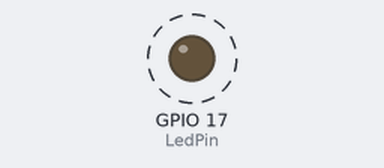
Bench run of a program on a simulated Raspberry Pi (BCM pin numbers). On the bench: output pins drawn as LEDs (lit = HIGH). Dashed ring = blinking. What the program prints to the terminal is not drawn.

Above: at 0.2 s.
Timing chart, 0 to 3.0 s (numbered marks = the images above):
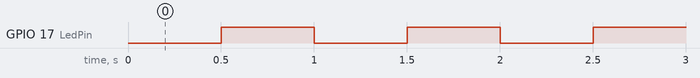

The program:

laser.py
```python
"""
以固定频率闪烁激光
"""
import RPi.GPIO as GPIO
import time

LedPin = 17    # 定义激光模块BCM编码引脚17


def setup():
    GPIO.setmode(GPIO.BCM)                          # 使用BCM编码的引脚图
    GPIO.setup(LedPin, GPIO.OUT, initial=GPIO.LOW)  # 初始化引脚信息


def loop():
    while True:
        print("...Laser off...")
        GPIO.output(LedPin, GPIO.LOW)   # 输出引脚设置为低电平，此时停止激光
        time.sleep(0.5)
        print("...Laser on...")
        GPIO.output(LedPin, GPIO.HIGH)  # 输出引脚设置为高电平，此时开始激光
        time.sleep(0.5)


def destroy():
    GPIO.output(LedPin, GPIO.LOW)      # 输出引脚设置为低电平，此时停止激光
    GPIO.cleanup()                     # 释放脚本中使用的资源，避免损坏树莓派


if __name__ == '__main__':     # Program start from here
    setup()
    try:
        loop()
    except KeyboardInterrupt:  # When 'Ctrl+C' is pressed, the child program destroy() will be  executed.
        print("... Laser stop...")
        destroy()
```

Measured:
- by itself, GPIO 17 (LedPin): alternates HIGH for 0.50 s and LOW for 0.50 s
